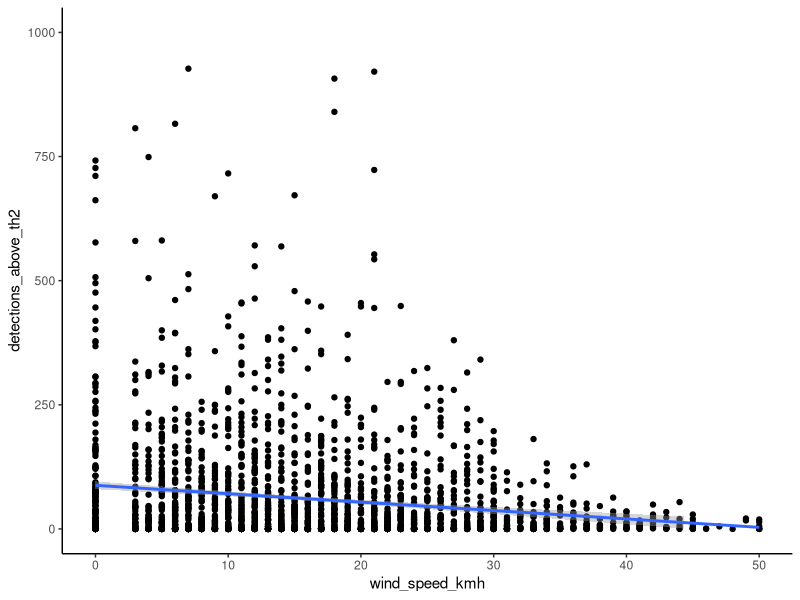
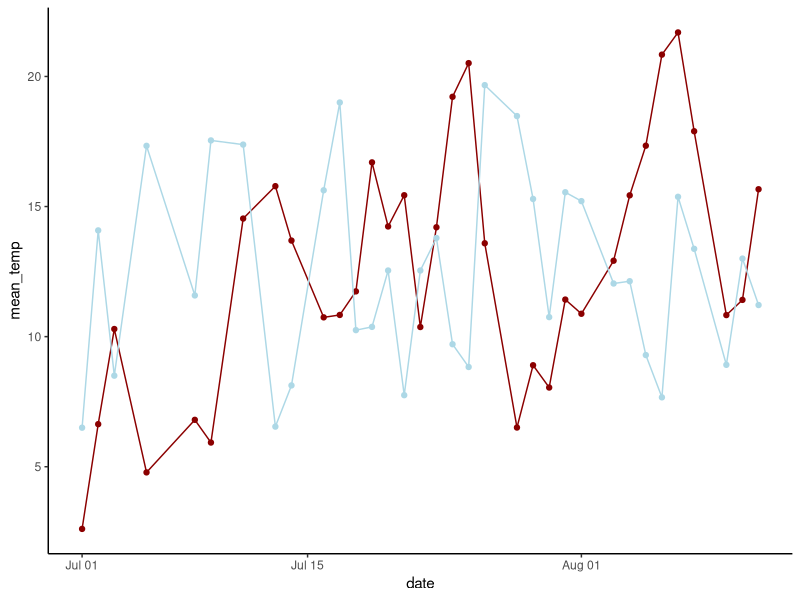
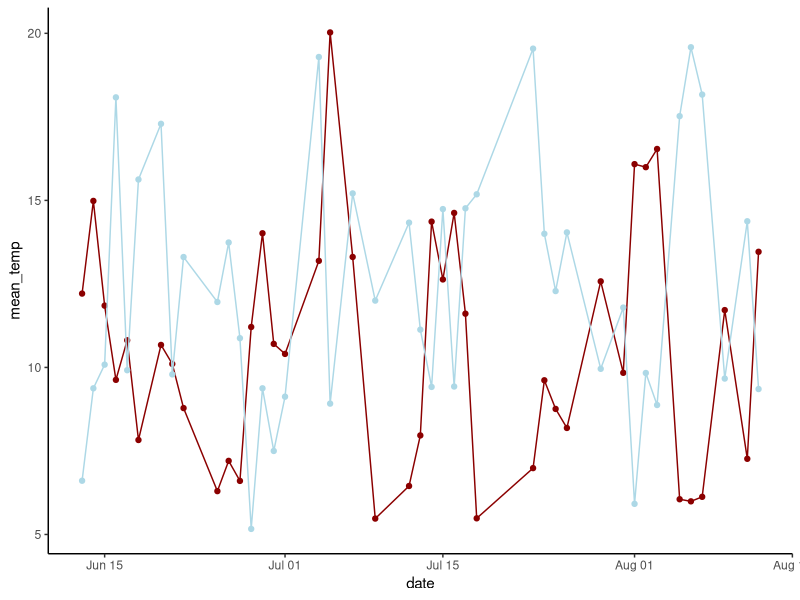
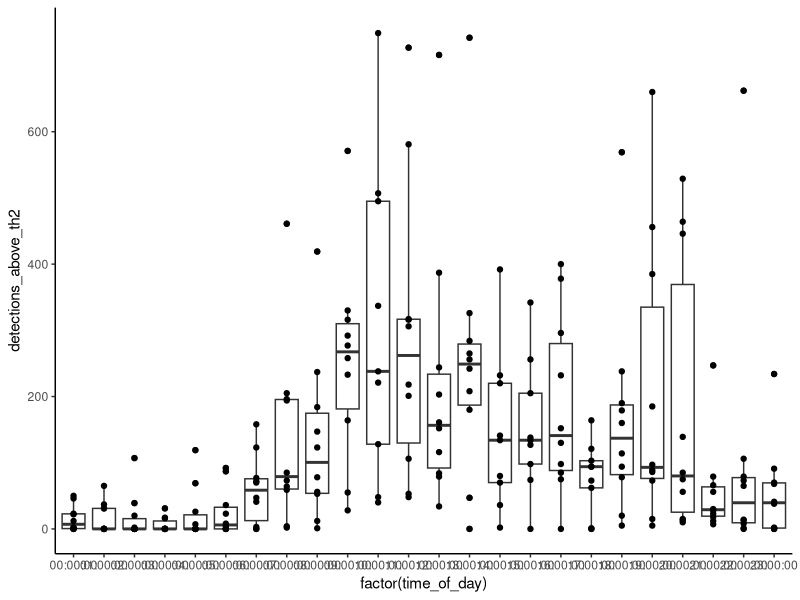
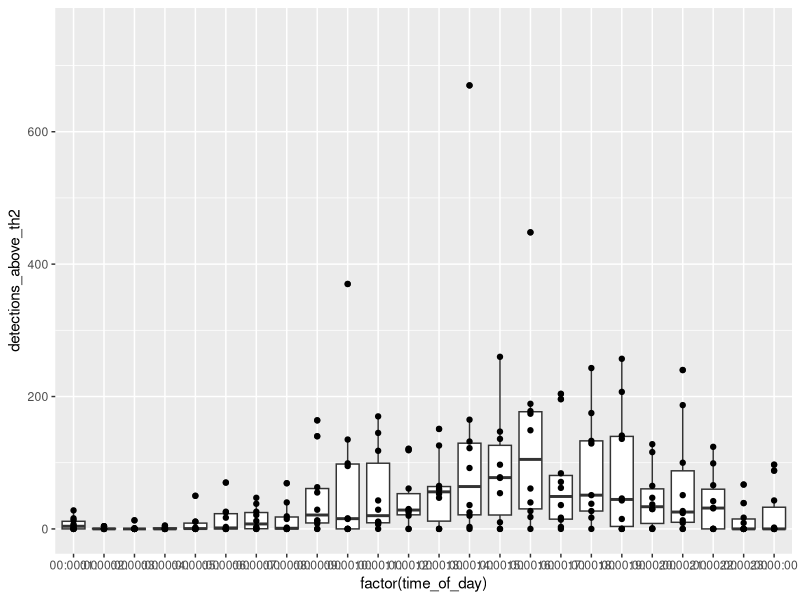
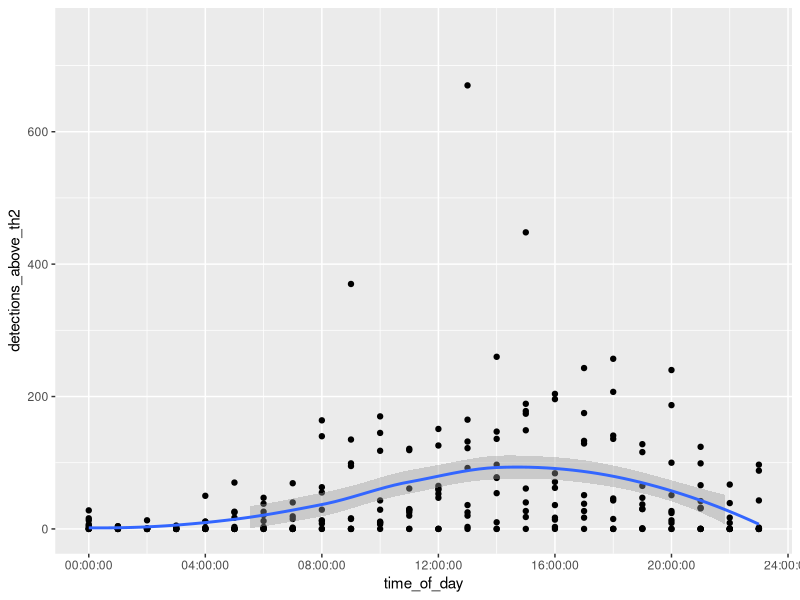
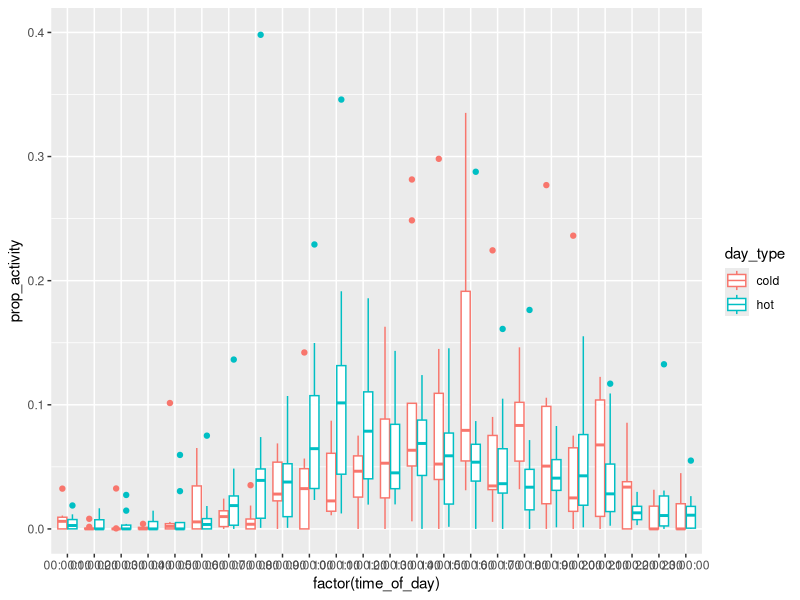
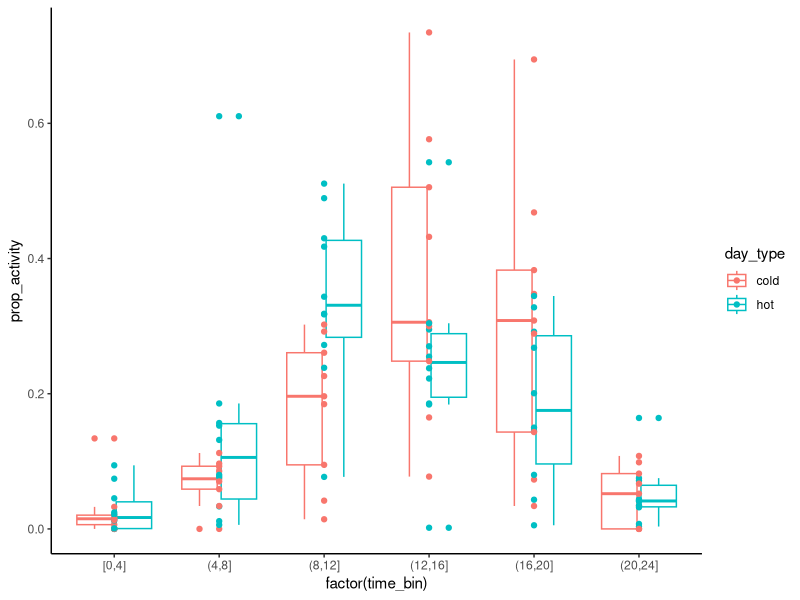

These figures' R source, in order: (Note: this script raises an error after producing the figures.)
# ====================================================
# Script Name: BeeClim_analysis_AB.R
# Project: BumblebeeClim 2025-26
# Author: Alex Beauchemin
# Date Created: 2026-03-04
# Last Modified: 2026-03-04
# Description: This script includes the BumblebeeClim analysis.
# Dependencies: 
# ====================================================

#### SETUP ----
# Load required libraries
library(tidyverse)

# Add site coordinates
lat <- 69.583
lon <- -139.03

# Load compiled datasets
beeclim_2025 <- read_csv("./data/clean/beeclim_2025.csv")
beeclim_ECCC <- read_csv("./data/clean/beeclim_ECCC.csv")


#### ANALYSIS 1: Can we detect a difference in temporal patterning of bumblebee activity between warm and cool days

# Change timezone to show local time
attr(beeclim_ECCC$datetime_LST, "tzone") <- "America/Whitehorse"

# Calculate average daily temperature and wind
beeclim_ECCC <-  beeclim_ECCC %>%
  mutate(date = floor_date(datetime_LST, "day"))
mean_temp_wind <- beeclim_ECCC %>%
  group_by(date) %>%
  summarize(mean_temp = mean(temperature_C, na.rm = TRUE),
            mean_wind = mean(wind_speed_kmh, na.rm = TRUE))

# Visually assess threshold wind speed for bumblebee activity 
ggplot(beeclim_ECCC, aes(x = wind_speed_kmh, y = detections_above_th2)) +
  geom_point() +
  geom_smooth(method = "lm") +
  theme_classic() +
  ylim(0,1000) +
  xlim(0,50) # bumblebee activity does not appear to drop off dramatically until wind speeds are >20 km/h


# Filter for winds < 20, days with sun altitude always > 0, retain warmest days
ideal_bee_days <- mean_temp_wind %>%
  filter(mean_wind < 20)

ideal_bee_days_2024 <- ideal_bee_days %>%
  filter(date >= as.Date("2024-07-01") &
           date <= as.Date("2024-08-30"))
ideal_bee_days_2025 <- ideal_bee_days %>%
  filter(date >= as.Date("2025-06-01") &
           date <= as.Date("2025-08-30"))

ggplot(ideal_bee_days_2024, aes(x = date)) +
  geom_point(aes(y = mean_temp), colour = "darkred") +
  geom_line(aes(y = mean_temp), colour = "darkred") +
  geom_point(aes(y = mean_wind), colour = "lightblue") +
  geom_line(aes(y = mean_wind), colour = "lightblue") +
  theme_classic() 


ggplot(ideal_bee_days_2025, aes(x = date)) +
  geom_point(aes(y = mean_temp), colour = "darkred") +
  geom_line(aes(y = mean_temp), colour = "darkred") +
  geom_point(aes(y = mean_wind), colour = "lightblue") +
  geom_line(aes(y = mean_wind), colour = "lightblue") +
  theme_classic() 


# Test the following:
# Warm 2024 days: 2024-08-07, 2024-07-25, 2024-07-19, 2024-07-13, 2024-07-24
# Warm 2025 days: 2025-07-05, 2025-08-03, 2025-06-14, 2025-07-16, 2025-07-14

# Cold 2024 days: 2024-07-02, 2024-07-09, 2024-07-28, 2024-07-22, 2024-07-05
# Cold 2025 days: 2025-07-09, 2025-07-18, 2025-08-06, 2025-06-25, 2025-07-12
hot_dates <- as.Date(c("2024-08-07", "2024-07-25", "2024-07-19", "2024-07-13", "2024-07-24", "2025-07-05", "2025-08-03", "2025-06-14", "2025-07-16", "2025-07-14"))
cold_dates <- as.Date(c("2024-07-02", "2024-07-09", "2024-07-28", "2024-07-22", "2024-07-05", "2025-07-09", "2025-07-18", "2025-08-06", "2025-06-25", "2025-07-12"))

# Select dates
hot_days <- beeclim_ECCC %>%
  filter(as.Date(date) %in% hot_dates)
cold_days <- beeclim_ECCC %>%
  filter(as.Date(date) %in% cold_dates)


# Visualize
ggplot(hot_days, aes(x = factor(time_of_day), y = detections_above_th2)) +
  geom_boxplot() +
  geom_point() +
  theme_classic() +
  ylim(0,750)

ggplot(cold_days, aes(x = factor(time_of_day), y = detections_above_th2)) +
  geom_boxplot() +
  geom_point() +
  ylim(0,750)

ggplot(cold_days, aes(x = time_of_day, y = detections_above_th2)) +
  geom_point() +
  geom_smooth() +
  ylim(0,750)



# Visualization farm

daily_time_dist <- beeclim_ECCC %>%
  filter(as.Date(date) %in% c(hot_dates, cold_dates)) %>%
  mutate(day_type = ifelse(as.Date(date) %in% hot_dates, "hot", "cold")) %>%
  group_by(date) %>%
  mutate(total_detections = sum(detections_above_th2), .groups = "drop") %>%
  mutate(prop_activity = detections_above_th2 / total_detections)

ggplot(daily_time_dist,
       aes(x = factor(time_of_day), y = prop_activity, colour = day_type)) +
  geom_boxplot() +
  ylim(0, 0.4)
  #geom_point(alpha=0.2)

beeclim_ECCC_time_bin <- beeclim_ECCC %>%
  mutate(
    hour = as.numeric(format(datetime_LST, "%H")),
    time_bin = cut(hour,
                   breaks = c(0,4,8,12,16,20,24),
                   include.lowest = TRUE)
  )

daily_time_dist_time_bin <- beeclim_ECCC_time_bin %>%
  filter(as.Date(date) %in% c(hot_dates, cold_dates)) %>%
  mutate(day_type = ifelse(as.Date(date) %in% hot_dates, "hot", "cold")) %>%
  group_by(date) %>%
  mutate(total_detections = sum(detections_above_th2), .groups = "drop") %>%
  group_by(date, time_bin, day_type) %>%
  summarize(prop_activity = sum(detections_above_th2) / first(total_detections))

ggplot(daily_time_dist_time_bin,
       aes(x = factor(time_bin), y = prop_activity, colour = day_type)) +
  geom_boxplot() +
  geom_point() +
  theme_classic()



beeclim_ECCC_time_bin_prop <- beeclim_ECCC_time_bin %>%
  left_join(mean_temp_wind, by = "date") %>%
  group_by(date) %>%
  mutate(total_detections = sum(detections_above_th2), .groups = "drop") %>%
  group_by(date, time_bin, mean_temp, mean_wind, total_detections) %>%
  summarize(prop_activity = sum(detections_above_th2) / first(total_detections), .groups = "drop")

beeclim_ECCC_time_bin_detections <- beeclim_ECCC_time_bin %>%
  left_join(mean_temp_wind, by = "date") %>%
  group_by(date) %>%
  mutate(total_detections = sum(detections_above_th2), .groups = "drop") %>%
  group_by(date, time_bin, mean_temp, mean_wind, total_detections) %>%
  summarize(bin_detections = sum(detections_above_th2), .groups = "drop")

bee_model_data <- beeclim_ECCC_time_bin_prop %>%
  filter(!is.nan(prop_activity)) %>%
  filter(mean_wind < 20) %>%
  filter(prop_activity < 1)

mod <- lm(prop_activity ~ mean_temp * time_bin, data = bee_model_data)
summary(mod)

hist(bee_model_data$prop_activity)


library(emmeans)

slopes <- emtrends(mod, ~ time_bin, var = "mean_temp")
summary(slopes, infer = TRUE)

plot(slopes)

as.data.frame(slopes)

ggplot(as.data.frame(slopes), aes(time_bin, mean_temp.trend)) +
  geom_point() +
  geom_errorbar(aes(ymin = lower.CL, ymax = upper.CL), width = 0.2) +
  labs(y = "Temperature slope", x = "Time of day")




##### SLOPE FIGURE

as.data.frame(slopes) %>%
  ggplot(aes(time_bin, mean_temp.trend)) +
  geom_point(size = 3) +
  geom_errorbar(aes(ymin = lower.CL, ymax = upper.CL), width = 0.2) +
  geom_hline(yintercept = 0, linetype = "dashed") +
  ylab("Temperature slope (Δ proportion activity per °C)") +
  xlab("Time of day") +
  scale_x_discrete(position = "top") +
  theme_classic()


slopes_plot <- as.data.frame(slopes) %>%
  mutate(bin_start = seq(0, 20, by = 4),
         bin_end = bin_start + 4,
         bin_mid = (bin_start + bin_end)/2)

ggplot(slopes_plot, aes(x = bin_mid, y = mean_temp.trend)) +
  # background rectangles for bins
  geom_rect(aes(xmin = bin_start, xmax = bin_end, ymin = -Inf, ymax = Inf),
            fill = "lightgrey", alpha = 0.2) +
  # points and error bars
  geom_point(size = 3, colour = "#E69F00") +
  geom_errorbar(aes(ymin = lower.CL, ymax = upper.CL), width = 0.2, colour = "#E69F00") +
  geom_hline(yintercept = 0, linetype = "dashed", colour = "grey30") +
  # solar noon line at 14.3h (2:18pm)
  geom_vline(xintercept = 14.3, colour = "grey30", linewidth = 0.8) +
  ylab("Temperature slope (Δ proportion activity per °C)") +
  xlab("Time of day (hour)") +
  scale_x_continuous(position = "top", limits = c(0,24), breaks = seq(0,24,4)) +
  theme_classic()

library(RColorBrewer)

ggplot(slopes_plot, aes(x = bin_mid, y = mean_temp.trend, colour = time_bin)) +
  geom_rect(aes(xmin = bin_start, xmax = bin_end, ymin = 0.02, ymax = 0.025, fill = time_bin),
            alpha = 0.5) +
  # points and error bars
  geom_point(size = 3) +
  geom_errorbar(aes(ymin = lower.CL, ymax = upper.CL), width = 0.2) +
  geom_hline(yintercept = 0, linetype = "dashed", colour = "grey30") +
  ylab("Temperature slope (Δ proportion activity per °C)") +
  xlab("Time of day (hour)") +
  scale_x_continuous(position = "top", limits = c(0,24), breaks = seq(0,24,4)) +
  scale_colour_manual(values = c(
    "[0,4]" = "#4D4D4D",     # dark purple → night
    "(4,8]" = "#FF8000",     # morning twilight
    "(8,12]" = "#FFA500",    # morning → sunny yellow
    "(12,16]" = "gold3",   # afternoon orange
    "(16,20]" = "#4D4D4D",   # late afternoon / sunset
    "(20,24]" = "#4D4D4D"    # night
  )) + # nice colour palette
  scale_fill_manual(values = c(
    "[0,4]" = "#4D4D4D",     # dark purple → night
    "(4,8]" = "#FF8000",     # morning twilight
    "(8,12]" = "#FFA500",    # morning → sunny yellow
    "(12,16]" = "gold",   # afternoon orange
    "(16,20]" = "#4D4D4D",   # late afternoon / sunset
    "(20,24]" = "#4D4D4D"    # night
  )) +
  theme_classic()





ggplot(as.data.frame(slopes), aes(x = time_bin, y = mean_temp.trend, colour = time_bin)) +
  geom_point(size = 3) +
  geom_errorbar(aes(ymin = lower.CL, ymax = upper.CL), width = 0.2) +
  geom_hline(yintercept = 0, linetype = "dashed") +
  scale_colour_manual(values = c("Morning" = "#56B4E9",
                                 "Solar noon" = "#E69F00",
                                 "Afternoon" = "#009E73")) +
  ylab("Temperature slope (Δ proportion activity per °C)") +
  xlab("Time of day (hour)") +
  scale_x_discrete(position = "top") +
  theme_classic()

pairs(slopes)

newdata <- expand.grid(
  mean_temp = seq(min(bee_model_data$mean_temp),
                  max(bee_model_data$mean_temp),
                  length.out = 100),
  time_bin = levels(bee_model_data$time_bin)
)

pred <- predict(mod, newdata = newdata, se.fit = TRUE)

newdata$fit <- pred$fit
newdata$se <- pred$se.fit

newdata <- newdata %>%
  mutate(
    lower = fit - 1.96 * se,
    upper = fit + 1.96 * se
  )

ggplot(newdata, aes(x = mean_temp, y = fit, colour = time_bin)) +
  geom_line(size = 1.2) +
  geom_ribbon(aes(ymin = lower, ymax = upper, fill = time_bin),
              alpha = 0.2, colour = NA) +
  facet_wrap(~time_bin) +
  labs(
    x = "Mean temperature (°C)",
    y = "Predicted proportion of daily activity",
    colour = "Time of day",
    fill = "Time of day"
  ) +
  theme_classic()



ggplot() +
  geom_point(data = bee_model_data,
             aes(x = mean_temp, y = prop_activity, colour = time_bin),
             alpha = 0.4) +
  geom_line(data = newdata,
            aes(x = mean_temp, y = fit, colour = time_bin),
            linewidth = 1.2) +
  geom_ribbon(data = newdata,
              aes(x = mean_temp, ymin = lower, ymax = upper, fill = time_bin),
              alpha = 0.2, colour = NA) +
  facet_wrap(~time_bin) +
  labs(
    x = "Mean temperature (°C)",
    y = "Proportion of daily activity",
    colour = "Time of day",
    fill = "Time of day"
  ) +
  theme_classic()

sig_bins <- c("(4,8]", "(8,12]", "(12,16]")

newdata_sig <- newdata %>%
  filter(time_bin %in% sig_bins)

bee_model_sig <- bee_model_data %>%
  filter(time_bin %in% sig_bins)

ggplot() +
  geom_point(data = bee_model_sig,
             aes(mean_temp, prop_activity, colour = time_bin),
             alpha = 0.5) +
  geom_line(data = newdata_sig,
            aes(mean_temp, fit, colour = time_bin),
            colour = "black",
            linewidth = 1.2) +
  geom_ribbon(data = newdata_sig,
              aes(mean_temp, ymin = lower, ymax = upper, fill = time_bin),
              alpha = 0.5) +
  facet_wrap(~time_bin, nrow = 1) +
  scale_colour_manual(values = c(
    "[0,4]" = "#4D4D4D",     # dark purple → night
    "(4,8]" = "#FF8000",     # morning twilight
    "(8,12]" = "#FFA500",    # morning → sunny yellow
    "(12,16]" = "gold3",   # afternoon orange
    "(16,20]" = "#4D4D4D",   # late afternoon / sunset
    "(20,24]" = "#4D4D4D"    # night
  )) + # nice colour palette
  scale_fill_manual(values = c(
    "[0,4]" = "#4D4D4D",     # dark purple → night
    "(4,8]" = "#FF8000",     # morning twilight
    "(8,12]" = "#FFA500",    # morning → sunny yellow
    "(12,16]" = "gold",   # afternoon orange
    "(16,20]" = "#4D4D4D",   # late afternoon / sunset
    "(20,24]" = "#4D4D4D"    # night
  )) +
  theme_classic() +
  labs(
    x = "Daily mean temperature (°C)",
    y = "Proportion of daily activity"
  ) +
  theme(legend.position = "none")

beeclim_ECCC <- beeclim_ECCC %>%
  mutate(month = month(date, label = TRUE))

ggplot(beeclim_ECCC, aes(x = time_of_day, y = altitude, colour = month)) +
  geom_smooth() +
  theme_classic() +
  labs(
    x = "Time of day",
    y = "Sun altitude (°)",
    colour = "Month"
  )


#### SUN ALTITUDE FIGURE

sun_summary <- beeclim_ECCC %>%
  group_by(time_of_day) %>%
  summarise(
    mean_alt = mean(altitude, na.rm = TRUE),
    min_alt = min(altitude, na.rm = TRUE),
    max_alt = max(altitude, na.rm = TRUE)
  )

ggplot(sun_summary, aes(x = time_of_day)) +
  # Night shading (sun below horizon)
  geom_rect(aes(xmin =hms("00:00:00"), xmax = hms("23:00:00"),
                ymin = -Inf, ymax = 0),
            fill = "grey90", alpha = 0.1) +
  geom_ribbon(aes(ymin = min_alt, ymax = max_alt), alpha = 0.2, fill = "#E69F00") +
  geom_line(aes(y = mean_alt), linewidth = 1, colour = "#E69F00") +
  geom_vline(xintercept = hms("14:18:00"),
             colour = "orange4") +
  annotate("text",
           x = hms("14:13:00"),
           y = 30,
           label = "Solar noon (14:18)",
           angle = 90,
           vjust = - 0.5,
           colour = "black")+
  theme_classic() +
  labs(
    x = "Time of day",
    y = "Solar altitude (°)"
  )

######


ggplot(beeclim_ECCC, aes(x=time_of_day, y=altitude))+
  geom_smooth(method="loess", colour) +
  theme_classic()


midday_bee <- beeclim_ECCC_time_bin_prop %>%
  filter(prop_activity != "NaN") %>%
  filter(time_bin == "(12,16]") %>%
  filter(mean_wind < 20)

early_morning_bee <- beeclim_ECCC_time_bin_prop %>%
  filter(prop_activity != "NaN") %>%
  filter(time_bin == "(4,8]") %>%
  filter(mean_wind < 20)

morning_bee <- beeclim_ECCC_time_bin_prop %>%
  filter(prop_activity != "NaN") %>%
  filter(time_bin == "(8,12]") %>%
  filter(mean_wind < 20)

evening_bee <- beeclim_ECCC_time_bin_prop %>%
  filter(prop_activity != "NaN") %>%
  filter(time_bin == "(16,20]") %>%
  filter(mean_wind < 20)

night_bee <- beeclim_ECCC_time_bin_prop %>%
  filter(prop_activity != "NaN") %>%
  filter(prop_activity < 1) %>%
  filter(time_bin %in% c("(20,24]", "(0,4]")) %>%
  filter(mean_wind < 20)

ggplot(midday_bee, aes(x = mean_temp, y = prop_activity)) +
  geom_point() +
  geom_smooth(method = "lm") +
  theme_classic() 
  
ggplot(morning_bee, aes(x = mean_temp, y = prop_activity)) +
  geom_point() +
  geom_smooth(method = "lm") +
  theme_classic() 

ggplot(evening_bee, aes(x = mean_temp, y = prop_activity)) +
  geom_point() +
  geom_smooth(method = "lm") +
  theme_classic()

ggplot(night_bee, aes(x = mean_temp, y = prop_activity)) +
  geom_point() +
  geom_smooth(method = "lm") +
  theme_classic()

ggplot(early_morning_bee, aes(x = mean_temp, y = prop_activity)) +
  geom_point() +
  geom_smooth(method = "lm") +
  theme_classic()





# test highest activity vs temp

peak_activity <- beeclim_ECCC %>%
  group_by(date) %>%
  slice_max(detections_above_th2, n = 1, with_ties = FALSE) %>%
  ungroup() %>%
  left_join(mean_temp_wind, by = "date") %>%
  #filter(mean_wind < 20) %>%
  filter(time_of_day != hms("00:00:00"))

ggplot(peak_activity, aes(x = mean_temp, y = time_of_day)) +
  geom_point() +
  geom_smooth(method = "lm") +
  theme_classic()








#### Exploratory visualizations ----

# Histograms for distribution of response variable
hist(beeclim_2025$bumblebee_buzz_hourly)
hist(beeclim_2025$bumblebee_buzz_hourly[
  beeclim_2025$bumblebee_buzz_hourly < 20
], breaks = 100)


# Plotting variables over 24-hour window
ggplot(beeclim_2025, 
aes(x = time_of_day)) +
  geom_smooth(method = "loess", aes(y = temperature_C), colour = "orange2") +
  geom_point(aes(y = bumblebee_buzz_hourly/30), colour = "black", alpha = 0.2) +
  geom_smooth(method = "loess", aes(y = bumblebee_buzz_hourly/30), colour = "gold") +
  geom_smooth(method = "loess", aes(y = solar_radiation/35), colour = "blue", alpha = 0.2) +
  ylim(0,25) +
  theme_classic()
   
# Plotting variables over summer
ggplot(beeclim_2025, 
       aes(x = time_index)) +
  geom_point(aes(y = temperature_C), colour = "black", alpha = 0.2) +
  geom_point(aes(y = bumblebee_buzz_hourly/30), colour = "orange2", alpha = 0.2) +
  geom_smooth(method = "loess", aes(y = bumblebee_buzz_hourly/30), colour = "gold") +
  ylim(-3,35) +
  theme_classic()


# Identify starting point temperature for Tmin
ggplot(beeclim_2025, 
       aes(x = temperature_C, y = bumblebee_buzz_hourly)) +
  geom_point() +
  geom_smooth(method = "lm", colour = "orange2") +
  ylim(0,1000) +
  xlim(-5,15) +
  theme_classic()

ggplot(beeclim_2025, 
       aes(x = temperature_C, y = bumblebee_buzz_hourly)) +
  geom_point() +
  geom_smooth(method = "lm", colour = "orange2") +
  ylim(0,1000) +
  xlim(-5,20) +
  theme_classic()

ggplot(beeclim_2025, 
       aes(x = temperature_C, y = bumblebee_buzz_hourly)) +
  geom_point() +
  geom_smooth(method = "lm", colour = "orange2") +
  ylim(0,1000) +
  xlim(-5,30) +
  theme_classic()

# Assess correlation factors
cor(beeclim_2025$temperature_C, beeclim_2025$doy)
cor(beeclim_2025$temperature_C, beeclim_2025$solar_radiation)
cor(beeclim_2025$temperature_C, beeclim_2025$time_of_day_hour)
cor(beeclim_2025$temperature_C, beeclim_2025$altitude)
